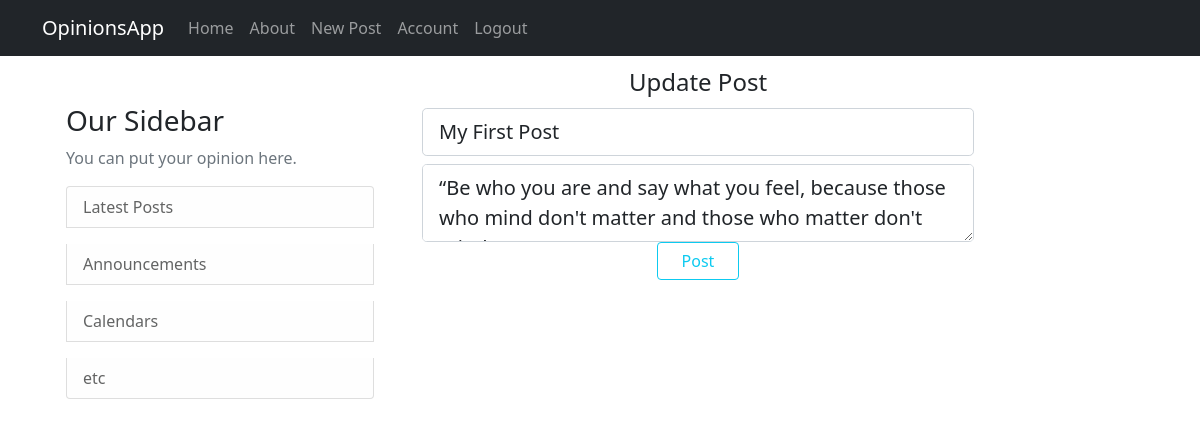
Page /post/1/update (signed in) on the earlier database version.
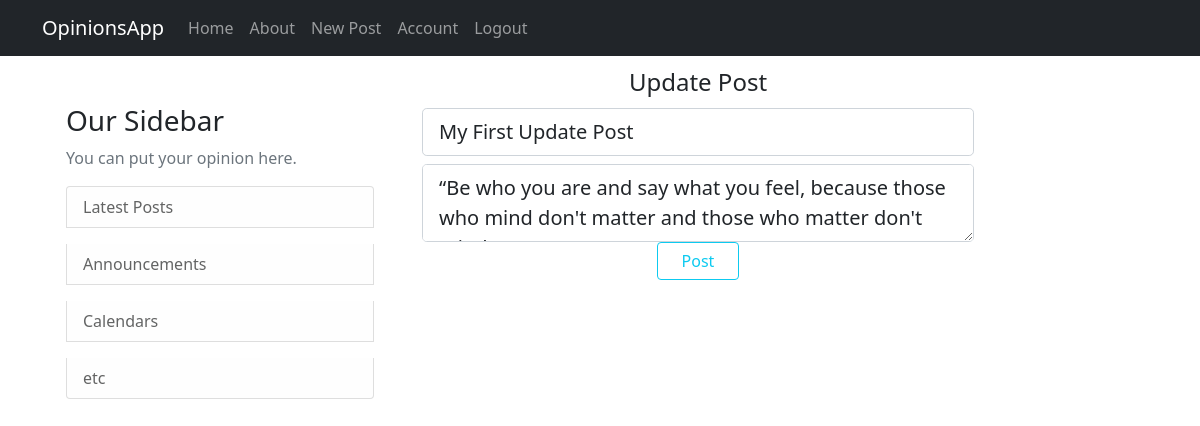
Same page on the later database version.
### MyOpinionsApp/models.py (models this page shows, shortened)
class Post(db.Model):
    __tablename__ = 'post'
    id = db.Column(db.Integer, primary_key = True)
    title = db.Column(db.String(100), nullable = False)
    date_posted =  db.Column(db.DateTime, nullable = False, default = datetime.utcnow)
    content = db.Column(db.Text, nullable = False)
    user_id = db.Column(db.Integer, db.ForeignKey('user.id'), nullable = False)

### MyOpinionsApp/routes.py (the view)
@app.route("/post/<int:post_id>/update", methods = ['GET', 'POST'])
@login_required
def update_post(post_id):
    post = Post.query.get_or_404(post_id)
    if post.author != current_user:
        abort(403)
    form = PostForm()
    if form.validate_on_submit():
        post.title = form.title.data
        post.content = form.content.data
        db.session.commit()
        flash('Post Updated', 'success')
        return redirect(url_for('post',post_id = post.id))
    elif request.method == 'GET':
        form.title.data = post.title
        form.content.data = post.content
    return render_template('post.html', title = 'Update Post', form = form, legend='Update Post')

### MyOpinionsApp/forms.py
class PostForm(FlaskForm):
    title = StringField('Title', validators=[DataRequired()])
    content = TextAreaField('Content', validators=[DataRequired()])
    submit = SubmitField('Post')

### MyOpinionsApp/models.py (called while the page is built)
@login_manager.user_loader
def load_user(user_id):
    return User.query.get(int(user_id))

### MyOpinionsApp/templates/post.html (shortened to what this page needs)
{% extends "base.html" %}
{% block content %}
<div class="content-section text-center">
    <form class="mt-2 pb-3 w-75 " method="POST">
        <fieldset class = "form-group">
            <legend>{{ legend }}</legend>
            <div class = "form-group">
                {% if form.title.errors %}
                    {{ form.title(class= "form-control form-control-lg is-invalid") }}
                    <div class="invalid-feedback">
                        {% for error in form.title.errors %}
                        <span>{{ error }}</span>
                        {% endfor %}
                    </div>
                {% else %}
                    {{ form.title (class="form-control form-control-lg mt-2 ", placeholder="Title") }}
                {% endif %}
            </div>
            <div class = "form-group">
                {% if form.content.errors %}
                    {{ form.content(class= "form-control form-control-lg is-invalid") }}
                    <div class="invalid-feedback">
                        {% for error in form.content.errors %}
                        <span>{{ error }}</span>
                        {% endfor %}
                    </div>
                {% else %}
                    {{ form.content (class="form-control form-control-lg mt-2 ", placeholder="Content") }}
                {% endif %}
            </div>
        </fieldset>
        <div class = "form-group mb-3">
            {{ form.submit(class = "btn btn-outline-info px-4") }}
        </div>
    </form>
</div>
{% endblock %}

### MyOpinionsApp/templates/base.html (shortened to what this page needs)
<!DOCTYPE html>
<html lang="en">
<head>
    <link href="https://cdn.jsdelivr.net/npm/bootstrap@5.0.2/dist/css/bootstrap.min.css" rel="stylesheet">
    <link rel="stylesheet" href="{{url_for('static',filename='css/styles.css')}}">
</head>
<body>
    {% block navbar %}
        {% include 'navbar.html' %}
    {% endblock %}
    <div class="container">
        <div class="row">
            <div class="col-md-4">
                {% block main %}
                {% include 'main.html' %}
                {% endblock %}
            </div>
            <div class="col-md-8">
                {% block content %}
                {% endblock %}
            </div>
        </div>
    </div>
</body>
</html>

### MyOpinionsApp/templates/navbar.html (shortened to what this page needs)
<header class="site-header">
    <nav class="navbar navbar-expand-md navbar-dark bg-dark">
      <div class="container">
        <a class="navbar-brand mr-4" href="/">OpinionsApp</a>
        <div class="collapse navbar-collapse" id="navbarToggle">
          <div class="navbar-nav mr-auto">
            <a class="nav-item nav-link" href="{{ url_for('home') }}">Home</a>
            <a class="nav-item nav-link" href="{{ url_for('about') }}">About</a>
          </div>
          <div class="navbar-nav">
            {% if current_user.is_authenticated %}
              <a class="nav-item nav-link" href="{{ url_for('new_post') }}">New Post</a>
              <a class="nav-item nav-link" href="{{ url_for('account') }}">Account</a>
              <a class="nav-item nav-link" href="{{ url_for('logout') }}">Logout</a>
            {% else %}
              <a class="nav-item nav-link" href="{{ url_for('login') }}">Login</a>
              <a class="nav-item nav-link" href="{{ url_for('register') }}">Register</a>
            {% endif %}
          </div>
        </div>
      </div>
    </nav>
  </header>

### MyOpinionsApp/templates/main.html (shortened to what this page needs)
<main role="main" class="container mt-5">
    <div class="row">
        <div class="content-section">
          <h3>Our Sidebar</h3>
          <p class='text-muted'>You can put your opinion here.</p>
            <ul class="list-group">
              <li class="list-group-item list-group-item-light">Latest Posts</li>
              <li class="list-group-item mt-3 list-group-item-light">Announcements</li>
              <li class="list-group-item mt-3 list-group-item-light">Calendars</li>
              <li class="list-group-item mt-3 list-group-item-light">etc</li>
            </ul>
        </div>
    </div>
  </main>

Differences in the rows shown:
changed Post: title "My First Post" → "My First Update Post"
